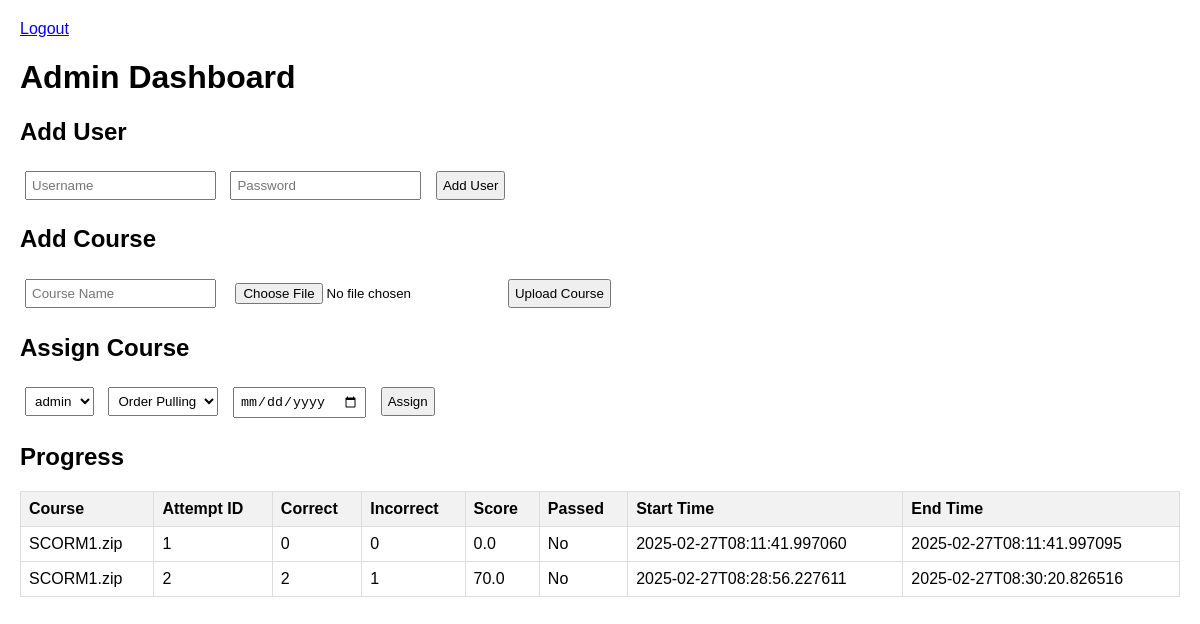
Page /admin_dashboard (signed in) on the committed database.
### tables this page shows
CREATE TABLE attempts 
                 (attempt_id INTEGER PRIMARY KEY AUTOINCREMENT, 
                  user_id INTEGER, 
                  course_id TEXT, 
                  correct_responses INTEGER, 
                  incorrect_responses INTEGER, 
                  passed INTEGER, 
                  start_time TEXT, 
                  end_time TEXT, 
                  score REAL,
                  FOREIGN KEY(user_id) REFERENCES users(id));

### app.py (the view, shortened to what this page needs)
@app.route('/admin_dashboard', methods=['GET', 'POST'])
def admin_dashboard():
    if 'user_id' not in session or not session.get('is_admin'):
        return redirect(url_for('login'))
    users = database.get_all_users()
    courses = database.get_all_courses()
    assignments = database.get_assignments(session['user_id'])
    all_attempts = []
    for user in users:
        user_attempts = database.get_attempts(user[0])
        for attempt in user_attempts:
            all_attempts.append(attempt)
    return render_template('admin_dashboard.html', users=users, courses=courses, assignments=assignments,
                           attempts=all_attempts)

### database.py (called while the page is built)
def get_all_courses():
    conn = sqlite3.connect('lmas.db')
    c = conn.cursor()
    c.execute("SELECT * FROM courses")
    courses = c.fetchall()
    conn.close()
    return courses

def get_assignments(user_id):
    conn = sqlite3.connect('lmas.db')
    c = conn.cursor()
    c.execute('''SELECT c.name, c.filepath, a.due_date, p.score, p.passed
                 FROM assignments a
                 LEFT JOIN courses c ON a.course_id = c.id
                 LEFT JOIN attempts p ON a.user_id = p.user_id AND a.course_id = p.course_id
                 WHERE a.user_id = ?''', (user_id,))
    assignments = c.fetchall()
    conn.close()
    return assignments

def get_all_users():
    conn = sqlite3.connect('lmas.db')
    c = conn.cursor()
    c.execute("SELECT * FROM users")
    users = c.fetchall()
    conn.close()
    return users

def get_attempts(user_id):
    conn = sqlite3.connect('lmas.db')
    c = conn.cursor()
    c.execute("SELECT * FROM attempts WHERE user_id = ?", (user_id,))
    attempts = c.fetchall()
    conn.close()
    return attempts

### templates/admin_dashboard.html
<!DOCTYPE html>
<html>
<head>
    <link rel="stylesheet" href="{{ url_for('static', filename='style.css') }}">
</head>
<body>
    <a href="{{ url_for('logout') }}">Logout</a>
    <h1>Admin Dashboard</h1>
    <h2>Add User</h2>
    <form method="POST">
        <input type="text" name="username" placeholder="Username" required>
        <input type="password" name="password" placeholder="Password" required>
        <button type="submit" name="add_user">Add User</button>
    </form>
    <h2>Add Course</h2>
    <form method="POST" enctype="multipart/form-data">
        <input type="text" name="course_name" placeholder="Course Name" required>
        <input type="file" name="course_file" accept=".zip" required>
        <button type="submit" name="add_course">Upload Course</button>
    </form>
    <h2>Assign Course</h2>
    <form method="POST">
        <select name="user_id">
            {% for user in users %}
                <option value="{{ user[0] }}">{{ user[1] }}</option>
            {% endfor %}
        </select>
        <select name="course_id">
            {% for course in courses %}
                <option value="{{ course[0] }}">{{ course[1] }}</option>
            {% endfor %}
        </select>
        <input type="date" name="due_date" required>
        <button type="submit" name="assign_course">Assign</button>
    </form>
    <h2>Progress</h2>
    <table>
        <tr><th>Course</th><th>Attempt ID</th><th>Correct</th><th>Incorrect</th><th>Score</th><th>Passed</th><th>Start Time</th><th>End Time</th></tr>
        {% for attempt in attempts %}
            <tr>
                <td>{{ attempt[2] }}</td>
                <td>{{ attempt[0] }}</td>
                <td>{{ attempt[3] }}</td>
                <td>{{ attempt[4] }}</td>
                <td>{{ attempt[8] }}</td>
                <td>{{ 'Yes' if attempt[5] else 'No' }}</td>
                <td>{{ attempt[6] }}</td>
                <td>{{ attempt[7] }}</td>
            </tr>
        {% endfor %}
    </table>
</body>
</html>

### static/style.css (style rules this page uses)
body { font-family: Arial, sans-serif; margin: 20px; }
table { border-collapse: collapse; width: 100%; }
th, td { border: 1px solid #ddd; padding: 8px; text-align: left; }
th { background-color: #f2f2f2; }
form { margin: 20px 0; }
input, select, button { margin: 5px; padding: 5px; }

### rows in the picture
attempts: course "SCORM1.zip", attempt_id "1", correct_responses "0", incorrect_responses "0", score "0.0", passed "No", start_time "2025-02-27T08:11:41.997060", end_time "2025-02-27T08:11:41.997095"
attempts: course "SCORM1.zip", attempt_id "2", correct_responses "2", incorrect_responses "1", score "70.0", passed "No", start_time "2025-02-27T08:28:56.227611", end_time "2025-02-27T08:30:20.826516"

### other values in the picture
form field user_id "admin"
form field course_id "Order Pulling"
